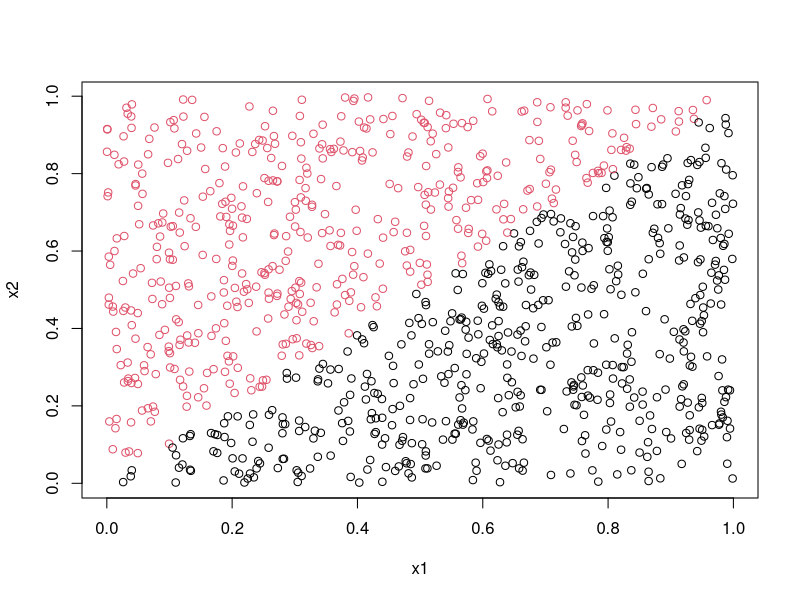
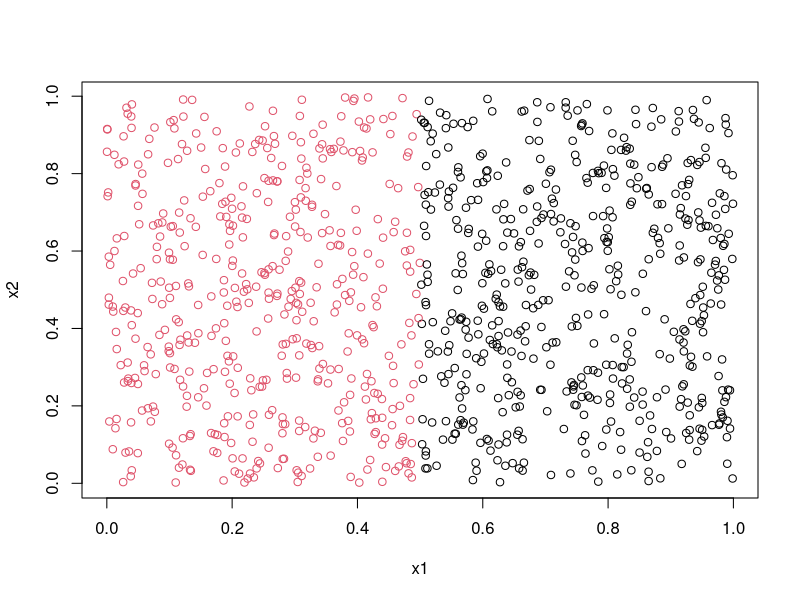
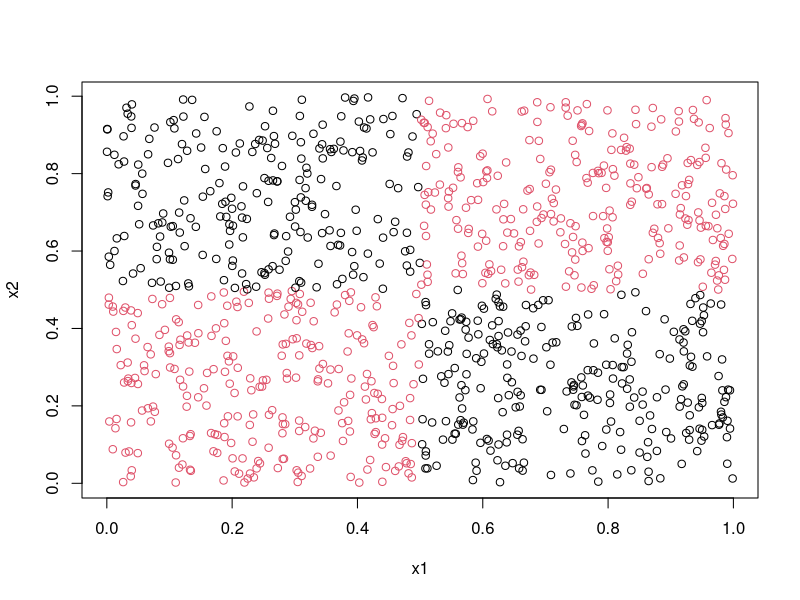
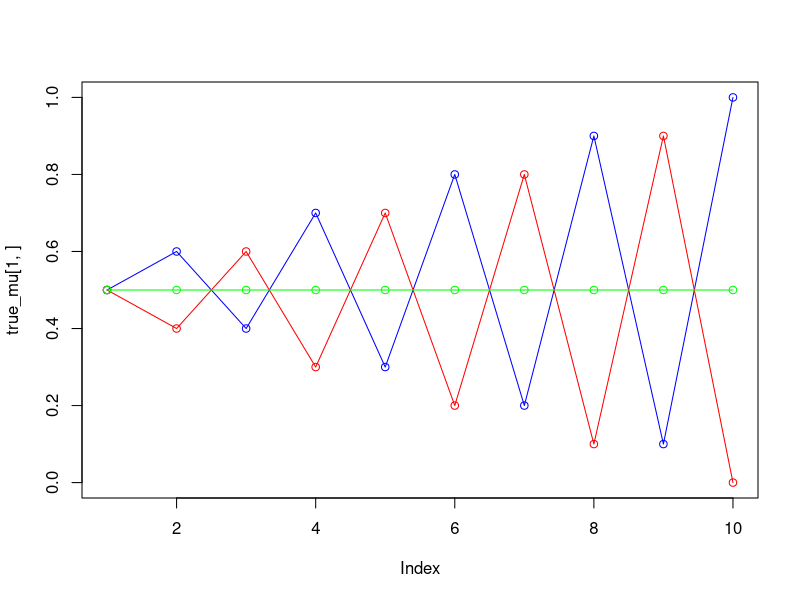
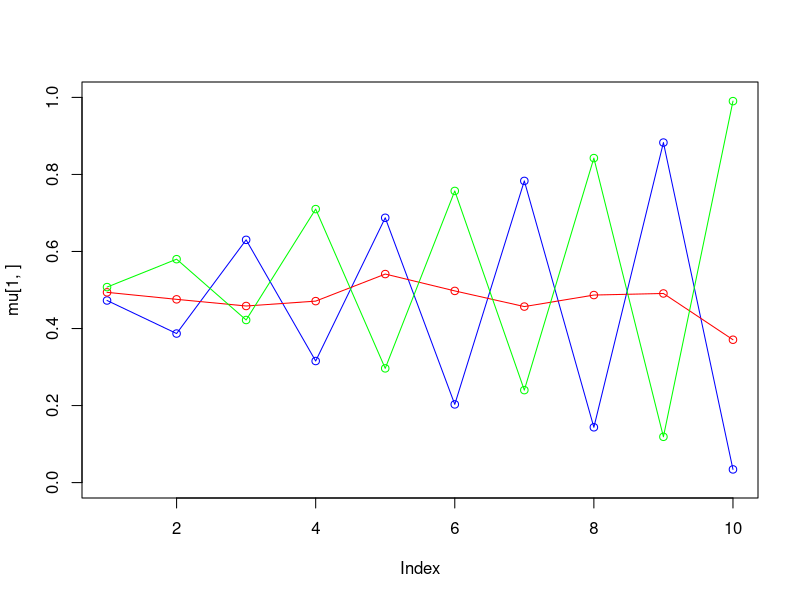
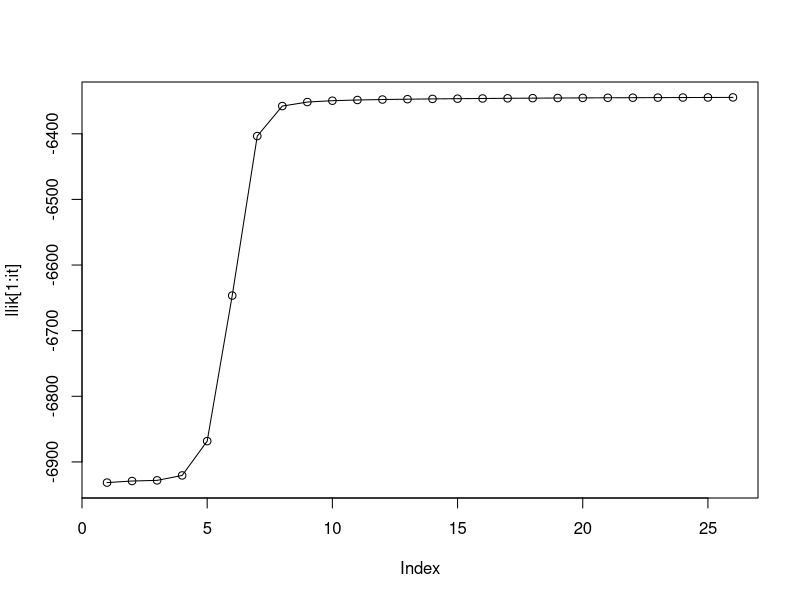
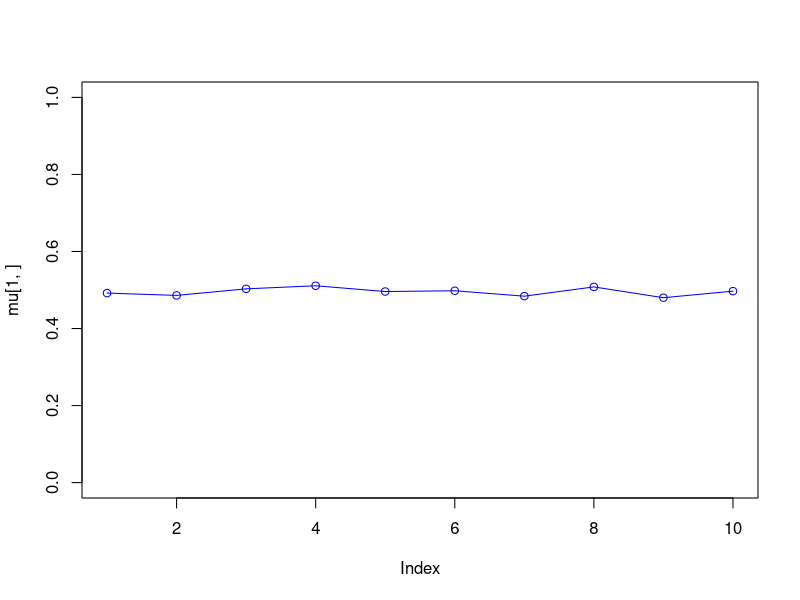
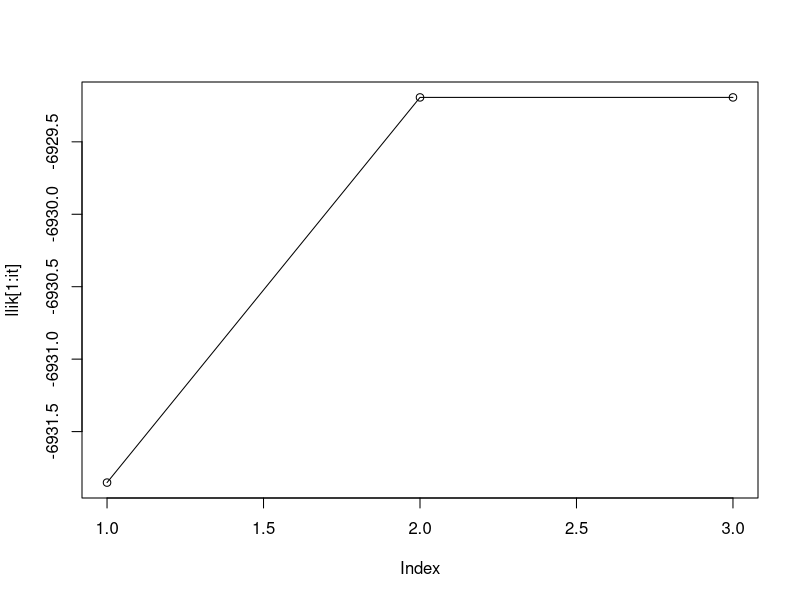

The R source for these figures, in order:
## ---- chunk 1
knitr::opts_chunk$set(echo = TRUE)
## ---- chunk 2
library(randomForest)

## ---- chunk 3
x1<-runif(100)
x2<-runif(100)
trdata<-cbind(x1,x2)
y<-as.numeric(x1<x2)
trlabels<-as.factor(y)

## ---- chunk 4
set.seed(1234)
x1<-runif(1000)
x2<-runif(1000)
tedata<-cbind(x1,x2)
y<-as.numeric(x1<x2)
telabels<-as.factor(y)
plot(x1,x2,col=(y+1))

get_misc_err <- function(conf_mat){
  #Given a confusion matrix, return the misclassification error
  (sum(conf_mat)-sum(diag(conf_mat)))/sum(conf_mat)
}

r1 <- randomForest(trdata, trlabels, ntree = 1, nodesize = 25, keep.forest = TRUE)
p1 <- predict(r1, tedata)
conf_mat1 <- table(p1, telabels)
get_misc_err(conf_mat1)
cat("Mean misclassification error for 1 tree:", get_misc_err(conf_mat1), "\n")

r10 <- randomForest(trdata, trlabels, ntree = 10, nodesize = 25, keep.forest = TRUE)
p10 <- predict(r10, tedata)
conf_mat10 <- table(p10, telabels)
get_misc_err(conf_mat10)
cat("Mean misclassification error for 10 trees:", get_misc_err(conf_mat10), "\n")

r100 <- randomForest(trdata, trlabels, ntree = 100, nodesize = 25, keep.forest = TRUE)
p100 <- predict(r100, tedata)
conf_mat100 <- table(p100, telabels)
get_misc_err(conf_mat100)
cat("Mean misclassification error for 100 trees:", get_misc_err(conf_mat100), "\n")

## ---- chunk 5
get_training <- function(){
  x1<-runif(100)
  x2<-runif(100)
  trdata<-cbind(x1,x2)
  y<-as.numeric(x1<x2)
  trlabels<-as.factor(y)
  return(list(trdata, trlabels))
}
meR1 <- c()

meR10 <- c()

meR100 <- c()

for(i in 1:1000){
  
  cat("Iteration:", i, "\r")
  #Creating the training data
  training <- get_training()
  trdata <- training[[1]]
  trlabels <- training[[2]]
  
  
  r1 <- randomForest(trdata, trlabels, ntree = 1, nodesize = 25, keep.forest = TRUE)
  p1 <- predict(r1, tedata)
  conf_mat1 <- table(p1, telabels)
  meR1 <- c(meR1, get_misc_err(conf_mat1))
  
  r10 <- randomForest(trdata, trlabels, ntree = 10, nodesize = 25, keep.forest = TRUE)
  p10 <- predict(r10, tedata)
  conf_mat10 <- table(p10, telabels)
  meR10 <- c(meR10, get_misc_err(conf_mat10))
  
  r100 <- randomForest(trdata, trlabels, ntree = 100, nodesize = 25, keep.forest = TRUE)
  p100 <- predict(r100, tedata)
  conf_mat100 <- table(p100, telabels)
  meR100 <- c(meR100, get_misc_err(conf_mat100))
}

#Overall mean
cat("Overall mean for 1 tree:", mean(meR1), "\n")
cat("Overall variance for 1 tree:", var(meR1), "\n")
cat("Overall mean for 10 trees:", mean(meR10), "\n")
cat("Overall variance for 10 trees:", var(meR10), "\n")
cat("Overall mean for 100 trees:", mean(meR100), "\n")
cat("Overall variance for 100 trees:", var(meR100), "\n")

## ---- chunk 6
set.seed(1234)
x1<-runif(1000)
x2<-runif(1000)
tedata<-cbind(x1,x2)
y<-as.numeric(x1<0.5)
telabels<-as.factor(y)
plot(x1,x2,col=(y+1))

get_training <- function(){
  x1<-runif(100)
  x2<-runif(100)
  trdata<-cbind(x1,x2)
  y<-as.numeric(x1<0.5)
  trlabels<-as.factor(y)
  return(list(trdata, trlabels))
}
meR1 <- c()

meR10 <- c()

meR100 <- c()

for(i in 1:1000){
  
  cat("Iteration:", i, "\r")
  #Creating the training data
  training <- get_training()
  trdata <- training[[1]]
  trlabels <- training[[2]]
  
  
  r1 <- randomForest(trdata, trlabels, ntree = 1, nodesize = 25, keep.forest = TRUE)
  p1 <- predict(r1, tedata)
  conf_mat1 <- table(p1, telabels)
  meR1 <- c(meR1, get_misc_err(conf_mat1))
  
  r10 <- randomForest(trdata, trlabels, ntree = 10, nodesize = 25, keep.forest = TRUE)
  p10 <- predict(r10, tedata)
  conf_mat10 <- table(p10, telabels)
  meR10 <- c(meR10, get_misc_err(conf_mat10))
  
  r100 <- randomForest(trdata, trlabels, ntree = 100, nodesize = 25, keep.forest = TRUE)
  p100 <- predict(r100, tedata)
  conf_mat100 <- table(p100, telabels)
  meR100 <- c(meR100, get_misc_err(conf_mat100))
}

#Overall mean
cat("Overall mean for 1 tree:", mean(meR1), "\n")
cat("Overall variance for 1 tree:", var(meR1), "\n")
cat("Overall mean for 10 trees:", mean(meR10), "\n")
cat("Overall variance for 10 trees:", var(meR10), "\n")
cat("Overall mean for 100 trees:", mean(meR100), "\n")
cat("Overall variance for 100 trees:", var(meR100), "\n")

## ---- chunk 7
set.seed(1234)
x1<-runif(1000)
x2<-runif(1000)
tedata<-cbind(x1,x2)
y<-as.numeric(((x1<0.5 & x2<0.5) | (x1>0.5 & x2>0.5)))
telabels<-as.factor(y)
plot(x1,x2,col=(y+1))

get_training <- function(){
  x1<-runif(100)
  x2<-runif(100)
  trdata<-cbind(x1,x2)
  y<-as.numeric((x1<0.5 & x2<0.5) | (x1>0.5 & x2>0.5))
  trlabels<-as.factor(y)
  return(list(trdata, trlabels))
}
meR1 <- c()

meR10 <- c()

meR100 <- c()

for(i in 1:1000){
  
  cat("Iteration:", i, "\r")
  #Creating the training data
  training <- get_training()
  trdata <- training[[1]]
  trlabels <- training[[2]]
  
  
  r1 <- randomForest(trdata, trlabels, ntree = 1, nodesize = 12, keep.forest = TRUE)
  p1 <- predict(r1, tedata)
  conf_mat1 <- table(p1, telabels)
  meR1 <- c(meR1, get_misc_err(conf_mat1))
  
  r10 <- randomForest(trdata, trlabels, ntree = 10, nodesize = 12, keep.forest = TRUE)
  p10 <- predict(r10, tedata)
  conf_mat10 <- table(p10, telabels)
  meR10 <- c(meR10, get_misc_err(conf_mat10))
  
  r100 <- randomForest(trdata, trlabels, ntree = 100, nodesize = 12, keep.forest = TRUE)
  p100 <- predict(r100, tedata)
  conf_mat100 <- table(p100, telabels)
  meR100 <- c(meR100, get_misc_err(conf_mat100))
}

#Overall mean
cat("Overall mean for 1 tree:", mean(meR1), "\n")
cat("Overall variance for 1 tree:", var(meR1), "\n")
cat("Overall mean for 10 trees:", mean(meR10), "\n")
cat("Overall variance for 10 trees:", var(meR10), "\n")
cat("Overall mean for 100 trees:", mean(meR100), "\n")
cat("Overall variance for 100 trees:", var(meR100), "\n")

## ---- chunk 8
set.seed(1234567890)

max_it <- 100 # max number of EM iterations
min_change <- 0.1 # min change in log lik between two consecutive iterations
n=1000 # number of training points
D=10 # number of dimensions
x <- matrix(nrow=n, ncol=D) # training data

true_pi <- vector(length = 3) # true mixing coefficients
true_mu <- matrix(nrow=3, ncol=D) # true conditional distributions
true_pi=c(1/3, 1/3, 1/3)
true_mu[1,]=c(0.5,0.6,0.4,0.7,0.3,0.8,0.2,0.9,0.1,1)
true_mu[2,]=c(0.5,0.4,0.6,0.3,0.7,0.2,0.8,0.1,0.9,0)
true_mu[3,]=c(0.5,0.5,0.5,0.5,0.5,0.5,0.5,0.5,0.5,0.5)
plot(true_mu[1,], type="o", col="blue", ylim=c(0,1))
points(true_mu[2,], type="o", col="red")
points(true_mu[3,], type="o", col="green")

# Producing the training data
for(i in 1:n) {
  m <- sample(1:3,1,prob=true_pi)
  for(d in 1:D) {
    x[i,d] <- rbinom(1,1,true_mu[m,d])
  }
}

## ---- chunk 9
M=3 # number of clusters
w <- matrix(nrow=n, ncol=M) # weights
pi <- vector(length = M) # mixing coefficients
mu <- matrix(nrow=M, ncol=D) # conditional distributions
llik <- vector(length = max_it) # log likelihood of the EM iterations

# Random initialization of the parameters
pi <- runif(M,0.49,0.51)
pi <- pi / sum(pi)
for(m in 1:M) {
  mu[m,] <- runif(D,0.49,0.51)
}
pi
mu

for(it in 1:max_it) {
  # plot(mu[1,], type="o", col="blue", ylim=c(0,1))
  # points(mu[2,], type="o", col="red")
  # points(mu[3,], type="o", col="green")
  # # Sys.sleep(0.5)
  
  # E-step: Computation of the weights
  # Compute x given y=m probabilities
  bern <- matrix(nrow=n, ncol=M)
  for (i in 1:n) {
    for (m in 1:M) {
      v_bern <- vector()
      for (d in 1:D) {
          bern_im <- mu[m, d] ^ x[i, d] * (1 - mu[m, d]) ^ (1 - x[i, d])  
          v_bern <- append(v_bern, bern_im)
      }
      bern[i, m] <- pi[m] * prod(v_bern)
    }
  }
  
  # Compute weights according to P(y=m|x) = P(x|y=m)P(y=m) / P(x)
  for (i in 1:n) {
    for (m in 1:M) {
      w[i, m] <- bern[i, m] / sum(bern[i,]) 
    }
  }
  
  #Log likelihood computation.
  llik[it] <- sum(log(rowSums(bern)))
  
  cat("iteration: ", it, "log likelihood: ", llik[it], "\n")
  flush.console()
  # Stop if the log likelihood has not changed significantly
  # Your code here
  if (length(llik[llik != 0]) >= 2) {
    if (abs(llik[it] - llik[it - 1]) < min_change) {
      break
    }
  }
  
  #M-step: ML parameter estimation from the data and weights
  # Compute new pi and mu from weights
  pi <- 1 / n * colSums(w)
  
  for (m in 1:M) {
    mu[m,] <- 1 / sum(w[, m]) * colSums(w[, m] * x)
  }
}

pi
mu

plot(mu[1,], type="o", col="blue", ylim=c(0,1))
points(mu[2,], type="o", col="red")
points(mu[3,], type="o", col="green")

plot(llik[1:it], type="o")

## ---- chunk 10
M=1 # number of clusters
w <- matrix(nrow=n, ncol=M) # weights
pi <- vector(length = M) # mixing coefficients
mu <- matrix(nrow=M, ncol=D) # conditional distributions
llik <- vector(length = max_it) # log likelihood of the EM iterations

# Random initialization of the parameters
pi <- runif(M,0.49,0.51)
pi <- pi / sum(pi)
for(m in 1:M) {
  mu[m,] <- runif(D,0.49,0.51)
}
pi
mu

for(it in 1:max_it) {
  # plot(mu[1,], type="o", col="blue", ylim=c(0,1))
  # points(mu[2,], type="o", col="red")
  # points(mu[3,], type="o", col="green")
  # # Sys.sleep(0.5)
  
  # E-step: Computation of the weights
  # Compute x given y=m probabilities
  bern <- matrix(nrow=n, ncol=M)
  for (i in 1:n) {
    for (m in 1:M) {
      v_bern <- vector()
      for (d in 1:D) {
          bern_im <- mu[m, d] ^ x[i, d] * (1 - mu[m, d]) ^ (1 - x[i, d])  
          v_bern <- append(v_bern, bern_im)
      }
      bern[i, m] <- pi[m] * prod(v_bern)
    }
  }
  
  # Compute weights according to P(y=m|x) = P(x|y=m)P(y=m) / P(x)
  for (i in 1:n) {
    for (m in 1:M) {
      w[i, m] <- bern[i, m] / sum(bern[i,]) 
    }
  }
  
  #Log likelihood computation.
  llik[it] <- sum(log(rowSums(bern)))
  
  # cat("iteration: ", it, "log likelihood: ", llik[it], "\n")
  flush.console()
  # Stop if the log likelihood has not changed significantly
  # Your code here
  if (length(llik[llik != 0]) >= 2) {
    if (abs(llik[it] - llik[it - 1]) < min_change) {
      break
    }
  }
  
  #M-step: ML parameter estimation from the data and weights
  # Compute new pi and mu from weights
  pi <- 1 / n * colSums(w)
  
  for (m in 1:M) {
    mu[m,] <- 1 / sum(w[, m]) * colSums(w[, m] * x)
  }
}

pi
mu

plot(mu[1,], type="o", col="blue", ylim=c(0,1))
# points(mu[2,], type="o", col="red")
# points(mu[3,], type="o", col="green")
# points(mu[4,], type="o", col="orange")

plot(llik[1:it], type="o")

## ---- chunk 11
M=2 # number of clusters
w <- matrix(nrow=n, ncol=M) # weights
pi <- vector(length = M) # mixing coefficients
mu <- matrix(nrow=M, ncol=D) # conditional distributions
llik <- vector(length = max_it) # log likelihood of the EM iterations

# Random initialization of the parameters
pi <- runif(M,0.49,0.51)
pi <- pi / sum(pi)
for(m in 1:M) {
  mu[m,] <- runif(D,0.49,0.51)
}
pi
mu

for(it in 1:max_it) {
  # plot(mu[1,], type="o", col="blue", ylim=c(0,1))
  # points(mu[2,], type="o", col="red")
  # points(mu[3,], type="o", col="green")
  # # Sys.sleep(0.5)
  
  # E-step: Computation of the weights
  # Compute x given y=m probabilities
  bern <- matrix(nrow=n, ncol=M)
  for (i in 1:n) {
    for (m in 1:M) {
      v_bern <- vector()
      for (d in 1:D) {
          bern_im <- mu[m, d] ^ x[i, d] * (1 - mu[m, d]) ^ (1 - x[i, d])  
          v_bern <- append(v_bern, bern_im)
      }
      bern[i, m] <- pi[m] * prod(v_bern)
    }
  }
  
  # Compute weights according to P(y=m|x) = P(x|y=m)P(y=m) / P(x)
  for (i in 1:n) {
    for (m in 1:M) {
      w[i, m] <- bern[i, m] / sum(bern[i,]) 
    }
  }
  
  #Log likelihood computation.
  llik[it] <- sum(log(rowSums(bern)))
  
  # cat("iteration: ", it, "log likelihood: ", llik[it], "\n")
  flush.console()
  # Stop if the log likelihood has not changed significantly
  # Your code here
  if (length(llik[llik != 0]) >= 2) {
    if (abs(llik[it] - llik[it - 1]) < min_change) {
      break
    }
  }
  
  #M-step: ML parameter estimation from the data and weights
  # Compute new pi and mu from weights
  pi <- 1 / n * colSums(w)
  
  for (m in 1:M) {
    mu[m,] <- 1 / sum(w[, m]) * colSums(w[, m] * x)
  }
}

pi
mu

plot(mu[1,], type="o", col="blue", ylim=c(0,1))
points(mu[2,], type="o", col="red")

plot(llik[1:it], type="o")

## ---- chunk 12
M=4 # number of clusters
w <- matrix(nrow=n, ncol=M) # weights
pi <- vector(length = M) # mixing coefficients
mu <- matrix(nrow=M, ncol=D) # conditional distributions
llik <- vector(length = max_it) # log likelihood of the EM iterations

# Random initialization of the parameters
pi <- runif(M,0.49,0.51)
pi <- pi / sum(pi)
for(m in 1:M) {
  mu[m,] <- runif(D,0.49,0.51)
}
pi
mu

for(it in 1:max_it) {
  # plot(mu[1,], type="o", col="blue", ylim=c(0,1))
  # points(mu[2,], type="o", col="red")
  # points(mu[3,], type="o", col="green")
  # # Sys.sleep(0.5)
  
  # E-step: Computation of the weights
  # Compute x given y=m probabilities
  bern <- matrix(nrow=n, ncol=M)
  for (i in 1:n) {
    for (m in 1:M) {
      v_bern <- vector()
      for (d in 1:D) {
          bern_im <- mu[m, d] ^ x[i, d] * (1 - mu[m, d]) ^ (1 - x[i, d])  
          v_bern <- append(v_bern, bern_im)
      }
      bern[i, m] <- pi[m] * prod(v_bern)
    }
  }
  
  # Compute weights according to P(y=m|x) = P(x|y=m)P(y=m) / P(x)
  for (i in 1:n) {
    for (m in 1:M) {
      w[i, m] <- bern[i, m] / sum(bern[i,]) 
    }
  }
  
  #Log likelihood computation.
  llik[it] <- sum(log(rowSums(bern)))
  
  # cat("iteration: ", it, "log likelihood: ", llik[it], "\n")
  flush.console()
  # Stop if the log likelihood has not changed significantly
  # Your code here
  if (length(llik[llik != 0]) >= 2) {
    if (abs(llik[it] - llik[it - 1]) < min_change) {
      break
    }
  }
  
  #M-step: ML parameter estimation from the data and weights
  # Compute new pi and mu from weights
  pi <- 1 / n * colSums(w)
  
  for (m in 1:M) {
    mu[m,] <- 1 / sum(w[, m]) * colSums(w[, m] * x)
  }
}

pi
mu

plot(mu[1,], type="o", col="blue", ylim=c(0,1))
points(mu[2,], type="o", col="red")
points(mu[3,], type="o", col="green")
points(mu[4,], type="o", col="orange")

plot(llik[1:it], type="o")

## ---- chunk 13
M=5 # number of clusters
w <- matrix(nrow=n, ncol=M) # weights
pi <- vector(length = M) # mixing coefficients
mu <- matrix(nrow=M, ncol=D) # conditional distributions
llik <- vector(length = max_it) # log likelihood of the EM iterations

# Random initialization of the parameters
pi <- runif(M,0.49,0.51)
pi <- pi / sum(pi)
for(m in 1:M) {
  mu[m,] <- runif(D,0.49,0.51)
}
pi
mu

for(it in 1:max_it) {
  # plot(mu[1,], type="o", col="blue", ylim=c(0,1))
  # points(mu[2,], type="o", col="red")
  # points(mu[3,], type="o", col="green")
  # # Sys.sleep(0.5)
  
  # E-step: Computation of the weights
  # Compute x given y=m probabilities
  bern <- matrix(nrow=n, ncol=M)
  for (i in 1:n) {
    for (m in 1:M) {
      v_bern <- vector()
      for (d in 1:D) {
          bern_im <- mu[m, d] ^ x[i, d] * (1 - mu[m, d]) ^ (1 - x[i, d])  
          v_bern <- append(v_bern, bern_im)
      }
      bern[i, m] <- pi[m] * prod(v_bern)
    }
  }
  
  # Compute weights according to P(y=m|x) = P(x|y=m)P(y=m) / P(x)
  for (i in 1:n) {
    for (m in 1:M) {
      w[i, m] <- bern[i, m] / sum(bern[i,]) 
    }
  }
  
  #Log likelihood computation.
  llik[it] <- sum(log(rowSums(bern)))
  
  # cat("iteration: ", it, "log likelihood: ", llik[it], "\n")
  flush.console()
  # Stop if the log likelihood has not changed significantly
  # Your code here
  if (length(llik[llik != 0]) >= 2) {
    if (abs(llik[it] - llik[it - 1]) < min_change) {
      break
    }
  }
  
  #M-step: ML parameter estimation from the data and weights
  # Compute new pi and mu from weights
  pi <- 1 / n * colSums(w)
  
  for (m in 1:M) {
    mu[m,] <- 1 / sum(w[, m]) * colSums(w[, m] * x)
  }
}

pi
mu

plot(mu[1,], type="o", col="blue", ylim=c(0,1))
points(mu[2,], type="o", col="red")
points(mu[3,], type="o", col="green")
points(mu[4,], type="o", col="orange")
points(mu[5,], type="o", col="purple")

plot(llik[1:it], type="o")

